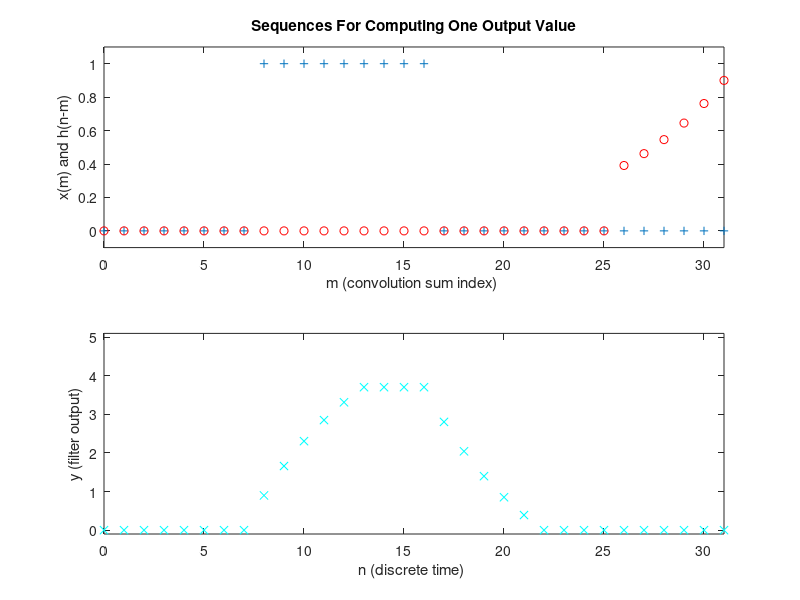

Reproduce this figure in MATLAB.
% ex2_5.m  to make a series of plots explaining the convolution operation
%
clear, clf, clc
% define the filter IR & input seq. & initialize output seq.
N=32;				% total sequence length
M=6;				% total filter length
L=16; 				% extent parameter of input signal
n=(0:N-1);			% conventional discrete time index
for nr=1:N			% matlab discrete time index
	n1=nr-1			% conventional index
	if nr<=M
		hr(nr)=0.9*exp(-n1/M);
	else
		hr(nr)=0;
	end
	if  n1>=L/2 & n1<=L  
		xr(nr)=1;
	else
		xr(nr)=0;
	end
end
% initialize the output vector to be -1 for "plotting purposes":
% the output will be computed sequentially for each time and stored.
yr=zeros(1,N)-1;			
% 
for nr=1:N
	clf			% clear figure
	subplot(2,1,1)
	plot(n,xr,'+')
	hold on
	axis([0,N-1,-0.1,1.1])
	xlabel('m (convolution sum index) ')
	ylabel('x(m) and h(n-m)')
	title('Sequences For Computing One Output Value')
	for mr=1:N
		if (nr-mr+1>=1) & (nr-mr+1)<=N
			hrevr(mr)=hr(nr-mr+1);
		else
			hrevr(mr)=0;
		end
	end
	subplot(2,1,1)
	plot(n,hrevr,'ro')
%
	yr(nr)=dot(hrevr,xr);
	subplot(2,1,2)
	plot(n,yr,'cx')
	axis([0,N-1,-0.1,5.1])
	xlabel('n (discrete time) ')
	ylabel('y (filter output)')
%	title('Filter Output')
	drawnow
	disp('press any key to continue to next step')
	pause
end
hold off
